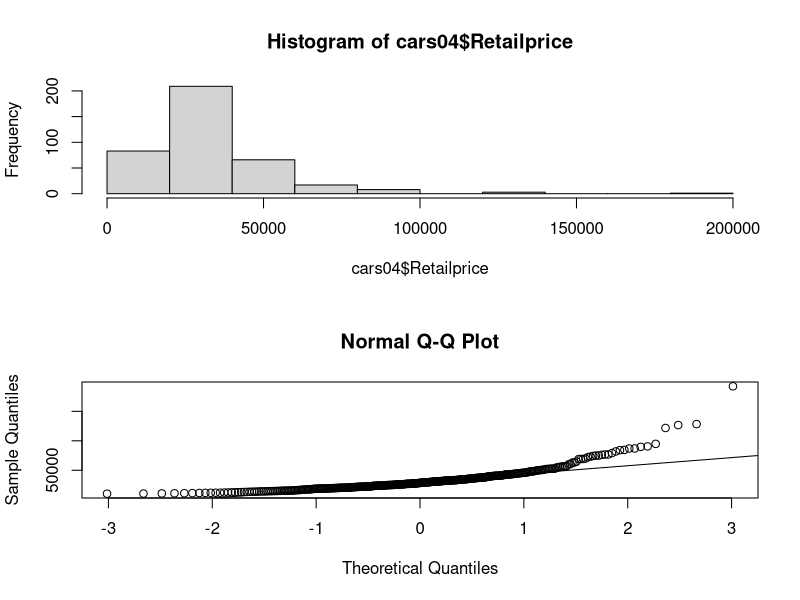
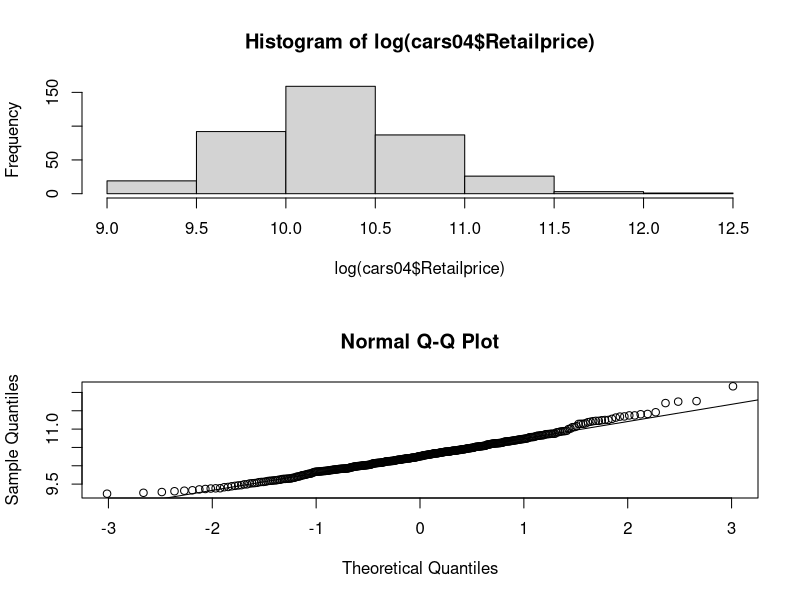
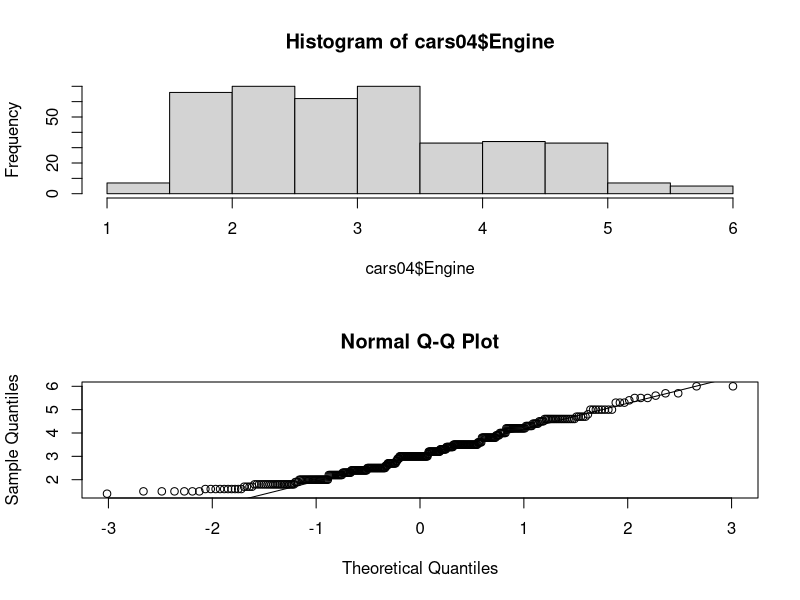
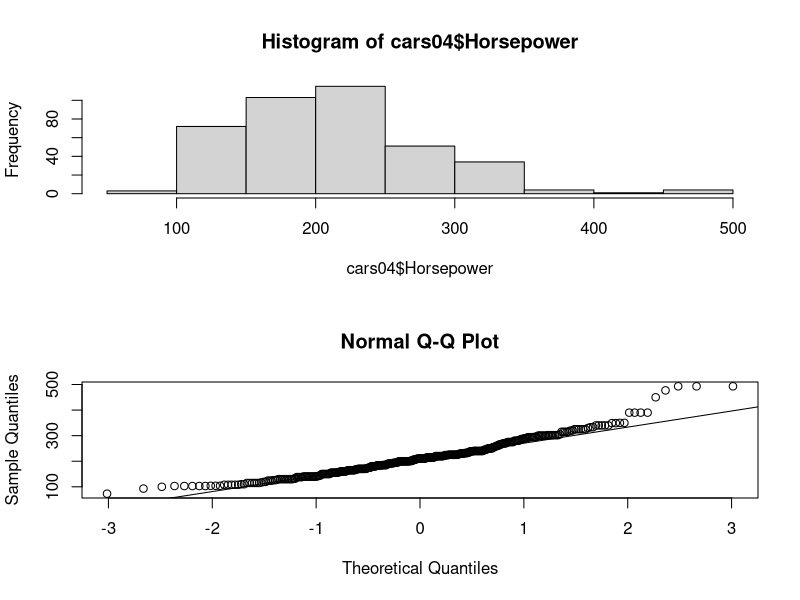
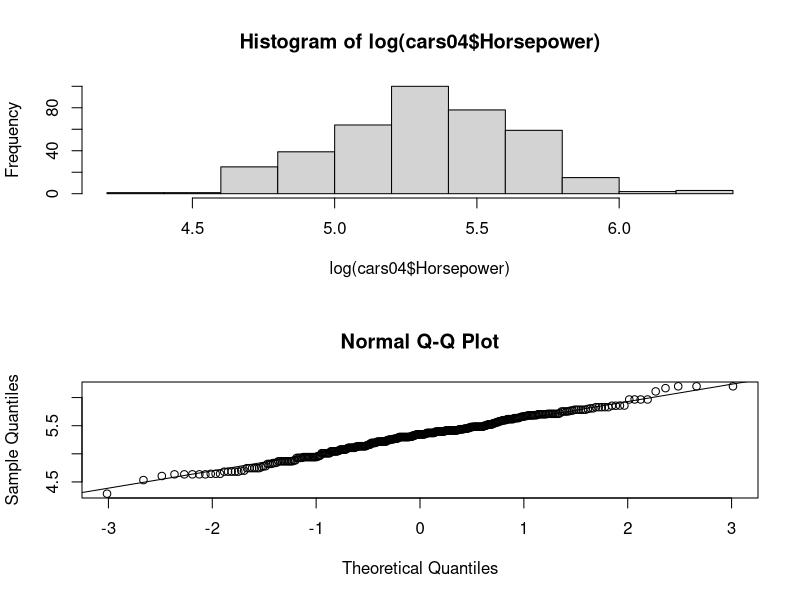
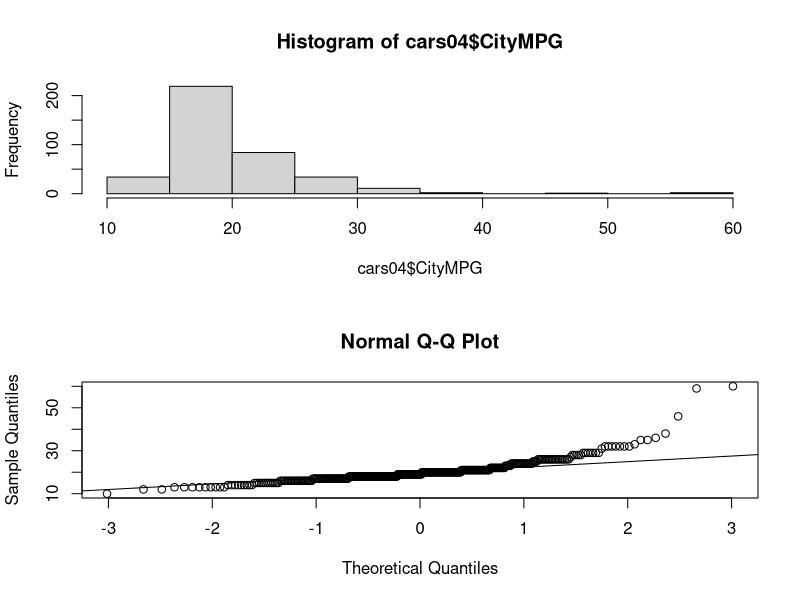
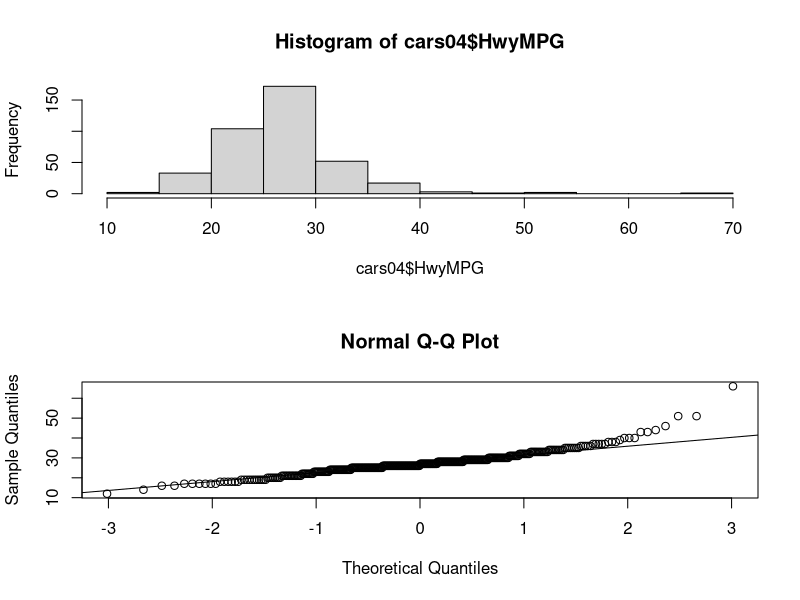
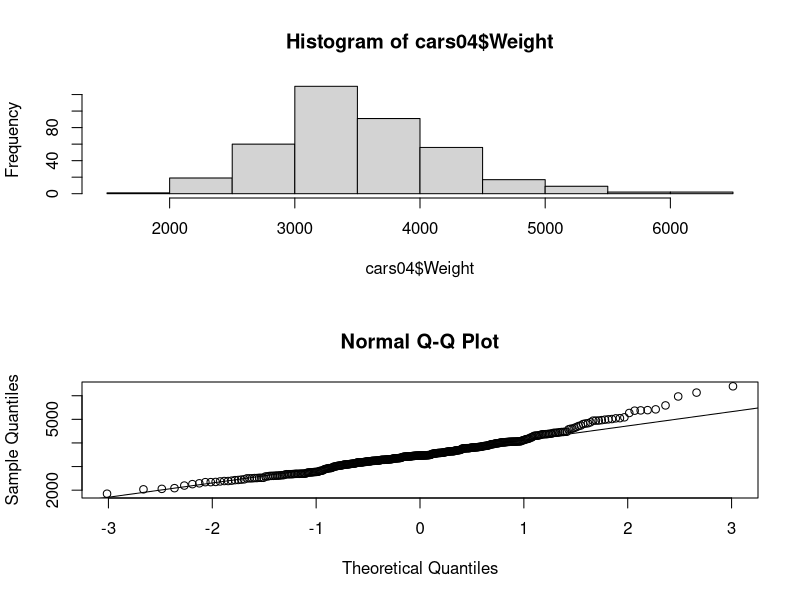

Generate these figures, in order, with R:
### DS740 Midterm Project
### Rubust Regression and Elastic Net
### of 04cars Dataset

# load the packages
library(dplyr)



# load the data
cars04 <- read.csv("04cars.csv")
head(cars04)

# clean the data
cars04 <- na.omit(cars04)

#transform the data
cars04 <- cars04 %>% 
    mutate(
        AWD = if_else(Type == "AWD", 1, 0),
        RWD = if_else(Type == "RWD", 1, 0),
        Sport = as.factor(Sport),
        SUV = as.factor(SUV),
        Wagon = as.factor(Wagon),
        Minivan = as.factor(Minivan),
        Pickup = as.factor(Pickup),
        Height = as.numeric(Height)) %>%
    dplyr::select(-Type)

# check the data
par(mfrow=c(2,1))
hist(cars04$Retailprice)
qqnorm(cars04$Retailprice); qqline(cars04$Retailprice)

par(mfrow=c(2,1))
hist(log(cars04$Retailprice))
qqnorm(log(cars04$Retailprice)); qqline(log(cars04$Retailprice))

par(mfrow=c(2,1))
hist(cars04$Engine)
qqnorm(cars04$Engine); qqline(cars04$Engine)

par(mfrow=c(2,1))
hist(cars04$Horsepower)
qqnorm(cars04$Horsepower); qqline(cars04$Horsepower)

par(mfrow=c(2,1))
hist(log(cars04$Horsepower)) # log transform for horsepower is better
qqnorm(log(cars04$Horsepower)); qqline(log(cars04$Horsepower))

par(mfrow=c(2,1))
hist(cars04$CityMPG)
qqnorm(cars04$CityMPG); qqline(cars04$CityMPG)

par(mfrow=c(2,1))
hist(cars04$HwyMPG)
qqnorm(cars04$HwyMPG); qqline(cars04$HwyMPG)

par(mfrow=c(2,1))
hist(cars04$Weight)
qqnorm(cars04$Weight); qqline(cars04$Weight)

par(mfrow=c(2,1))
hist(cars04$Wheelbase)
qqnorm(cars04$Wheelbase); qqline(cars04$Wheelbase)

par(mfrow=c(2,1))
hist(cars04$Length)
qqnorm(cars04$Length); qqline(cars04$Length)

par(mfrow=c(2,1))
hist(cars04$Height)
qqnorm(cars04$Height); qqline(cars04$Height)


